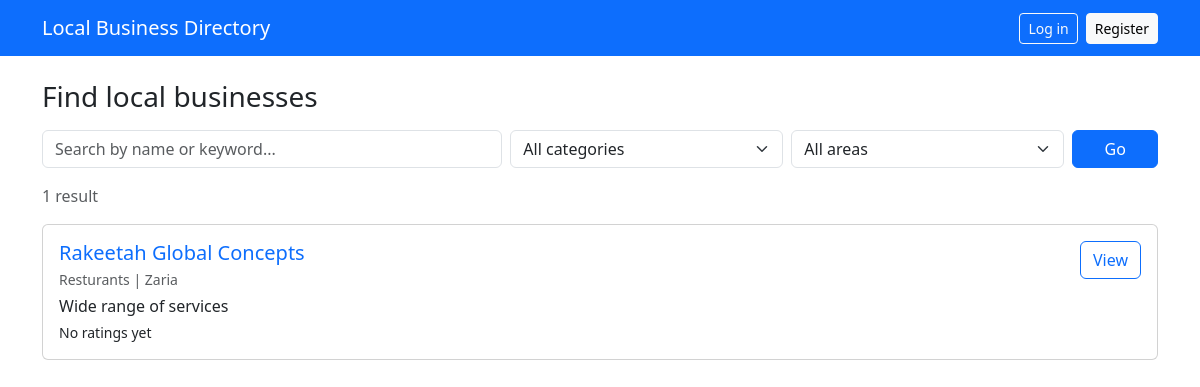
The page / on the database its author committed.
### directory/models.py (models this page shows, shortened)
class Business(models.Model):
    class Status(models.TextChoices):
        PENDING = "pending", "Pending approval"
        APPROVED = "approved", "Approved"
        REJECTED = "rejected", "Rejected"
    owner = models.ForeignKey(
        settings.AUTH_USER_MODEL, on_delete=models.CASCADE, related_name="businesses"
    )
    category = models.ForeignKey(
        Category, on_delete=models.PROTECT, related_name="businesses"
    )
    name = models.CharField(max_length=150)
    description = models.TextField()
    address = models.CharField(max_length=255)
    area = models.CharField(max_length=100)
    phone = models.CharField(max_length=30)
    website = models.URLField(blank=True)
    opening_hours = models.CharField(max_length=255, blank=True)
    status = models.CharField(
        max_length=10, choices=Status.choices, default=Status.PENDING
    )
    created_at = models.DateTimeField(auto_now_add=True)
    updated_at = models.DateTimeField(auto_now=True)
    objects = BusinessQuerySet.as_manager()
    class Meta:
        verbose_name_plural = "businesses"
        ordering = ["name"]
        indexes = [
            models.Index(fields=["status"]),
            models.Index(fields=["area"]),
        ]

class Category(models.Model):
    name = models.CharField(max_length=80, unique=True)
    slug = models.SlugField(max_length=80, unique=True)
    class Meta:
        verbose_name_plural = "categories"
        ordering = ["name"]
    def __str__(self):
        return self.name

### directory/views.py (the view)
# urls.py: path("", views.home, name="home"),
def home(request):
    q = request.GET.get("q", "").strip()
    category_slug = request.GET.get("category", "")
    area = request.GET.get("area", "").strip()
    businesses = (
        Business.objects.approved()
        .select_related("category")
        .order_by("name")
    )
    if category_slug:
        category = Category.objects.filter(slug=category_slug).first()
        businesses = businesses.in_category(category) if category else businesses.none()
    businesses = (
        businesses.search(q)
        .in_area(area)
        .annotate(avg_rating=Avg("reviews__rating"), review_count=Count("reviews"))
    )
    paginator = Paginator(businesses, 6)
    page_obj = paginator.get_page(request.GET.get("page"))
    params = request.GET.copy()
    params.pop("page", None)
    areas = (
        Business.objects.approved()
        .order_by("area")
        .values_list("area", flat=True)
        .distinct()
    )
    context = {
        "page_obj": page_obj,
        "total": paginator.count,
        "categories": Category.objects.all(),
        "areas": areas,
        "q": q,
        "selected_category": category_slug,
        "selected_area": area,
        "querystring": params.urlencode(),
    }
    return render(request, "directory/home.html", context)

### directory/models.py (called while the page is built)
    def approved(self):
        return self.filter(status=Business.Status.APPROVED)

    def search(self, q):
        if not q:
            return self
        return self.filter(Q(name__icontains=q) | Q(description__icontains=q))

    def in_area(self, area):
        if not area:
            return self
        return self.filter(area__iexact=area)

### templates/directory/home.html (shortened to what this page needs)
{% extends "base.html" %}
{% block content %}
<h1 class="h3 mb-3">Find local businesses</h1>
<form method="get" class="row g-2 mb-3">
  <div class="col-md-5">
    <input type="text" name="q" value="{{ q }}" class="form-control" placeholder="Search by name or keyword...">
  </div>
  <div class="col-md-3">
    <select name="category" class="form-select">
      <option value="">All categories</option>
    </select>
  </div>
  <div class="col-md-3">
    <select name="area" class="form-select">
      <option value="">All areas</option>
    </select>
  </div>
  <div class="col-md-1 d-grid">
    <button type="submit" class="btn btn-primary">Go</button>
  </div>
</form>
<p class="text-muted">{{ total }} result{{ total|pluralize }}</p>
{% for b in page_obj %}
  <div class="card mb-3"><div class="card-body d-flex justify-content-between align-items-start">
    <div>
      <h2 class="h5 mb-1"><a href="{% url 'business_detail' b.pk %}" class="text-decoration-none">{{ b.name }}</a></h2>
      <div class="text-muted small mb-1">{{ b.category }} | {{ b.area }}</div>
      <p class="mb-1">{{ b.description|truncatechars:120 }}</p>
      <div class="small">
        {% if b.avg_rating %}Rating {{ b.avg_rating|floatformat:1 }} ({{ b.review_count }} review{{ b.review_count|pluralize }}){% else %}No ratings yet{% endif %}
      </div>
    </div>
    <a class="btn btn-outline-primary" href="{% url 'business_detail' b.pk %}">View</a>
  </div></div>
{% empty %}
  <div class="alert alert-info">No results found. Try a different search or filter.</div>
{% endfor %}
{% endblock %}

### rows shown on the page
Business: name "Rakeetah Global Concepts", category "Resturants", area "Zaria", description "Wide range of services", shows "No ratings yet"

### other values the page prints
{{ total }} "1"
